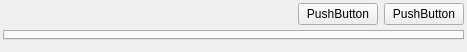
<?xml version="1.0" encoding="UTF-8"?>
<ui version="4.0">
 <class>Form</class>
 <widget class="QWidget" name="Form">
  <property name="geometry">
   <rect>
    <x>0</x>
    <y>0</y>
    <width>467</width>
    <height>52</height>
   </rect>
  </property>
  <property name="sizePolicy">
   <sizepolicy hsizetype="Preferred" vsizetype="Minimum">
    <horstretch>0</horstretch>
    <verstretch>0</verstretch>
   </sizepolicy>
  </property>
  <property name="windowTitle">
   <string>Form</string>
  </property>
  <layout class="QVBoxLayout" name="verticalLayout_2">
   <property name="spacing">
    <number>3</number>
   </property>
   <property name="leftMargin">
    <number>3</number>
   </property>
   <property name="topMargin">
    <number>3</number>
   </property>
   <property name="rightMargin">
    <number>3</number>
   </property>
   <property name="bottomMargin">
    <number>0</number>
   </property>
   <item>
    <widget class="QWidget" name="button_widget" native="true">
     <property name="sizePolicy">
      <sizepolicy hsizetype="Preferred" vsizetype="Minimum">
       <horstretch>0</horstretch>
       <verstretch>0</verstretch>
      </sizepolicy>
     </property>
     <layout class="QHBoxLayout" name="horizontalLayout">
      <property name="spacing">
       <number>6</number>
      </property>
      <property name="leftMargin">
       <number>0</number>
      </property>
      <property name="topMargin">
       <number>0</number>
      </property>
      <property name="rightMargin">
       <number>0</number>
      </property>
      <property name="bottomMargin">
       <number>2</number>
      </property>
      <item>
       <widget class="QLabel" name="italic_label">
        <property name="sizePolicy">
         <sizepolicy hsizetype="Expanding" vsizetype="Minimum">
          <horstretch>0</horstretch>
          <verstretch>0</verstretch>
         </sizepolicy>
        </property>
        <property name="styleSheet">
         <string notr="true">font: italic;</string>
        </property>
        <property name="text">
         <string/>
        </property>
        <property name="wordWrap">
         <bool>true</bool>
        </property>
       </widget>
      </item>
      <item>
       <spacer name="horizontalSpacer">
        <property name="orientation">
         <enum>Qt::Horizontal</enum>
        </property>
        <property name="sizeType">
         <enum>QSizePolicy::Minimum</enum>
        </property>
        <property name="sizeHint" stdset="0">
         <size>
          <width>10</width>
          <height>0</height>
         </size>
        </property>
       </spacer>
      </item>
      <item>
       <widget class="QPushButton" name="addAnother">
        <property name="text">
         <string>PushButton</string>
        </property>
       </widget>
      </item>
      <item>
       <widget class="QPushButton" name="popOff">
        <property name="text">
         <string>PushButton</string>
        </property>
       </widget>
      </item>
     </layout>
    </widget>
   </item>
   <item>
    <widget class="QTabWidget" name="tab_widget">
     <property name="sizePolicy">
      <sizepolicy hsizetype="Expanding" vsizetype="Minimum">
       <horstretch>0</horstretch>
       <verstretch>0</verstretch>
      </sizepolicy>
     </property>
     <property name="styleSheet">
      <string notr="true"/>
     </property>
     <property name="currentIndex">
      <number>-1</number>
     </property>
     <property name="elideMode">
      <enum>Qt::ElideNone</enum>
     </property>
    </widget>
   </item>
   <item>
    <widget class="QWidget" name="vertical_widget" native="true">
     <property name="sizePolicy">
      <sizepolicy hsizetype="Preferred" vsizetype="Minimum">
       <horstretch>0</horstretch>
       <verstretch>0</verstretch>
      </sizepolicy>
     </property>
     <property name="minimumSize">
      <size>
       <width>0</width>
       <height>1</height>
      </size>
     </property>
     <layout class="QVBoxLayout" name="verticalLayout_4">
      <property name="spacing">
       <number>2</number>
      </property>
      <property name="leftMargin">
       <number>3</number>
      </property>
      <property name="topMargin">
       <number>3</number>
      </property>
      <property name="rightMargin">
       <number>3</number>
      </property>
      <property name="bottomMargin">
       <number>3</number>
      </property>
     </layout>
    </widget>
   </item>
  </layout>
 </widget>
 <resources/>
 <connections/>
</ui>
